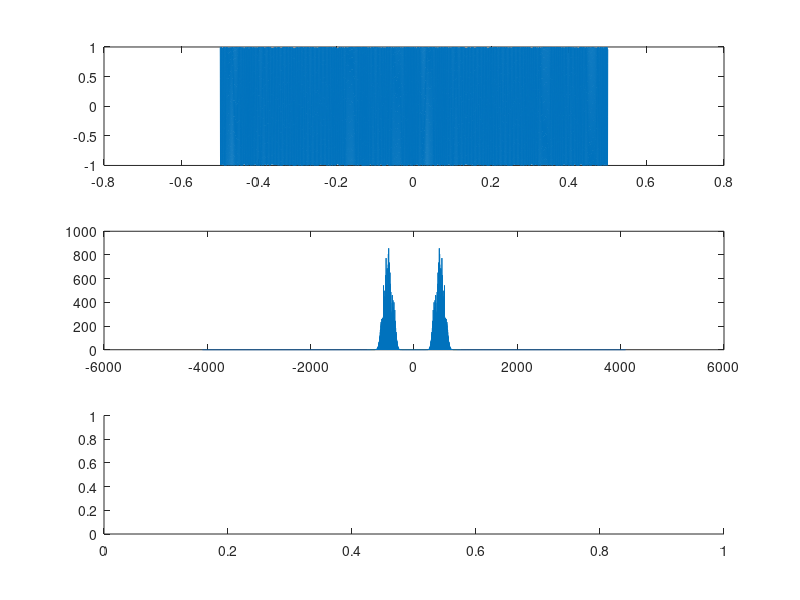

Recreate this plot in MATLAB. (Note: this script raises an error after producing the figure.)
close all

a = 2;
b = 10;
A = 2;
fc = 500;
fDev = 50;
tmin = -0.5;
tmax = 0.5;
L = 8192;
Fe = L/(tmax-tmin); %Fe = 4096
Te = 1/Fe;
t = linspace(tmin,tmax,L);
f = (-L/2:L/2-1)/(L/Fe);

r = cos(2*pi*10*t+pi/4)+0.5*cos(2*pi*12*t+pi/3)+cos(2*pi*14*t)+1*cos(2*pi*16*t+pi/12)+0.3*cos(2*pi*18*t+5*pi/7);
p = A * cos(2*pi*fc*t);

%% Modulation
rFM = fmmod(r,fc,Fe,fDev);
TFrFM = fftshift(abs(fft(rFM,L)));
figure('Name','Modulation')
subplot(311)
plot(t,rFM);
subplot(312)
plot(f,TFrFM)

%% Demodulation
subplot(313)
plot(t,fmdemod(rFM,fc,Fe,fDev))
